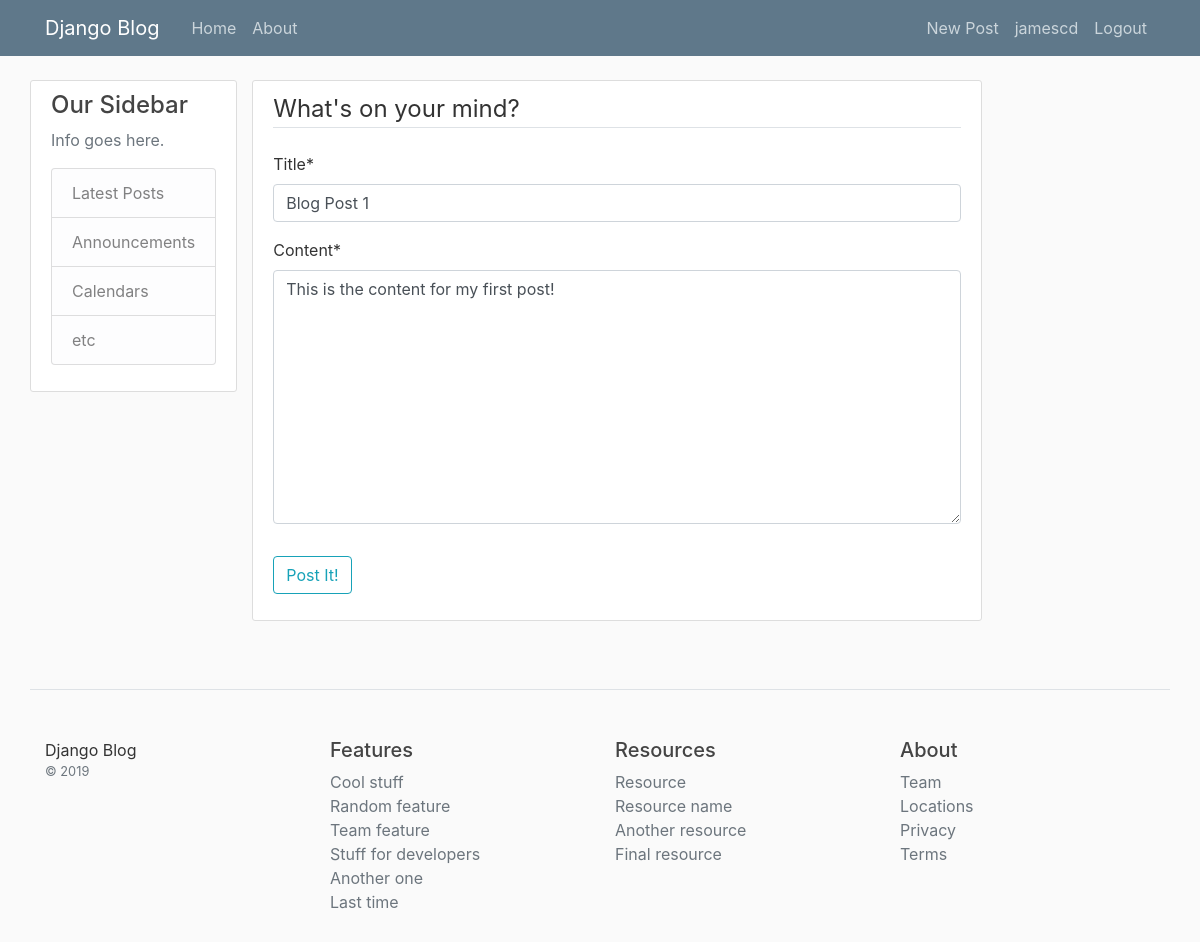
Before: /post/1/update/ (signed in) with the older database file.
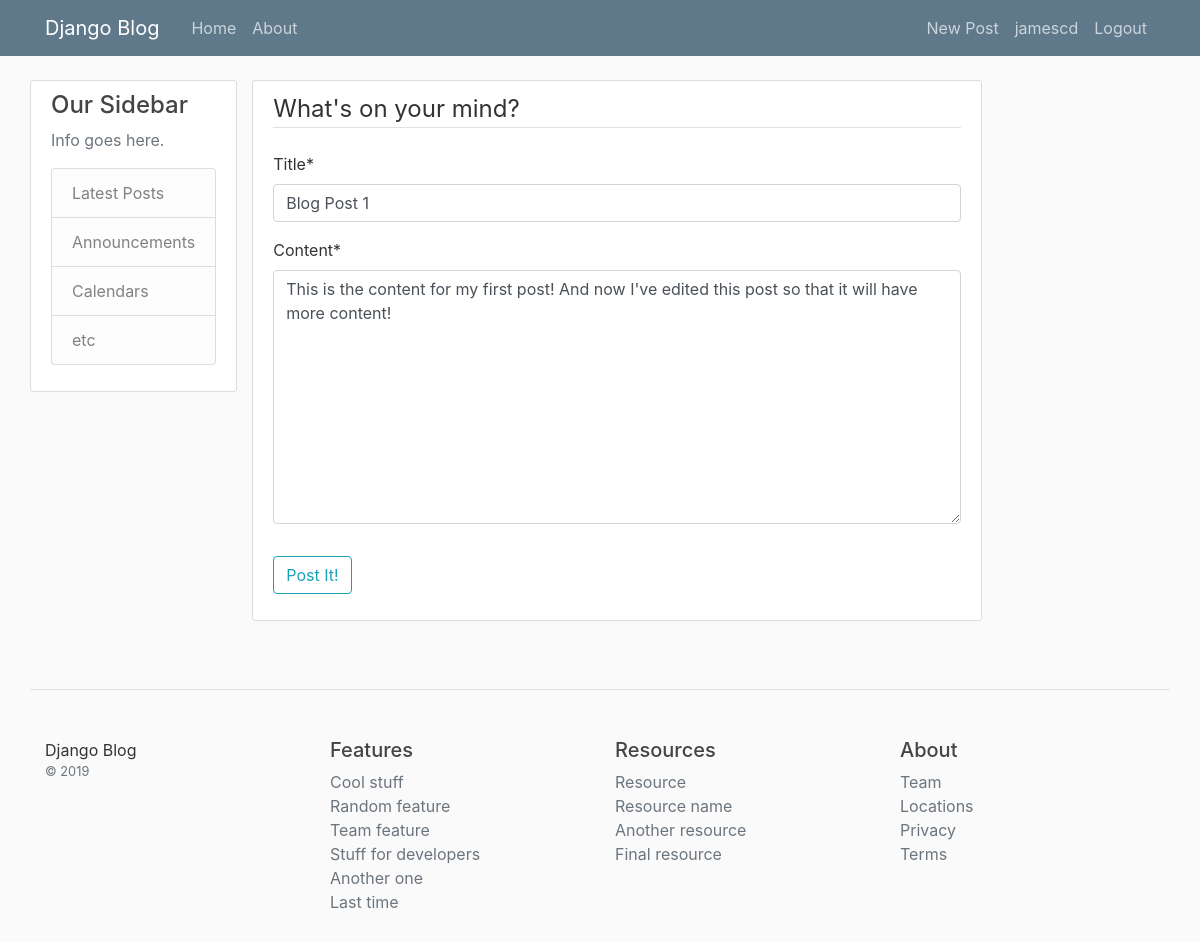
After: the same page with the newer database file.
### blog/models.py (models this page shows, shortened)
class Post(models.Model):
	title = models.CharField(max_length=100)
	content = models.TextField()
	date_posted = models.DateTimeField(default=timezone.now)
	author = models.ForeignKey(User, on_delete=models.CASCADE)
	updoots = models.SmallIntegerField(default=0)

### blog/views.py (the view, shortened to what this page needs)
# urls.py: path('post/<int:pk>/update/', PostUpdateView.as_view(), name='post-update'),
class PostUpdateView(LoginRequiredMixin, UserPassesTestMixin, UpdateView):
	model = Post
	context_object_name = 'post'
	fields = ['title', 'content']
	def test_func(self):
		post = self.get_object()
		return self.request.user == post.author

### blog/templates/blog/post_form.html (shortened to what this page needs)
{% extends "blog/base.html" %}
{% load crispy_forms_tags %}
{% block content %}
    <div class="content-section">
		<form method="POST">
			<fieldset class="form-group">
				<legend class="border-bottom mb-4">What's on your mind?</legend>
				{{ form|crispy }}
			</fieldset>
			<div class="form-group">
				<button class="btn btn-outline-info" type="submit" name="post-btn">Post It!</button>
			</div>
		</form>
    </div>
{% endblock content %}

Changed rows visible on the page:
changed Post "Blog Post 1": content "This is the content for my first post!" → "This is the content for my first post! And now I've edited this post so that it will have more content!"
